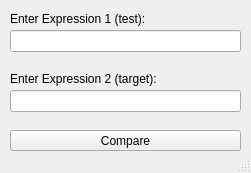
<?xml version="1.0" encoding="UTF-8"?>
<ui version="4.0">
 <class>MainWindow</class>
 <widget class="QMainWindow" name="MainWindow">
  <property name="geometry">
   <rect>
    <x>0</x>
    <y>0</y>
    <width>251</width>
    <height>173</height>
   </rect>
  </property>
  <property name="windowTitle">
   <string>Equality Checker</string>
  </property>
  <widget class="QWidget" name="centralwidget">
   <widget class="QLineEdit" name="le_target">
    <property name="geometry">
     <rect>
      <x>10</x>
      <y>30</y>
      <width>231</width>
      <height>22</height>
     </rect>
    </property>
   </widget>
   <widget class="QLabel" name="lb_target">
    <property name="geometry">
     <rect>
      <x>10</x>
      <y>10</y>
      <width>161</width>
      <height>17</height>
     </rect>
    </property>
    <property name="text">
     <string>Enter Expression 1 (test):</string>
    </property>
   </widget>
   <widget class="QLabel" name="lb_test">
    <property name="geometry">
     <rect>
      <x>10</x>
      <y>70</y>
      <width>161</width>
      <height>17</height>
     </rect>
    </property>
    <property name="text">
     <string>Enter Expression 2 (target):</string>
    </property>
   </widget>
   <widget class="QLineEdit" name="le_test">
    <property name="geometry">
     <rect>
      <x>10</x>
      <y>90</y>
      <width>231</width>
      <height>22</height>
     </rect>
    </property>
   </widget>
   <widget class="QPushButton" name="btn_check">
    <property name="geometry">
     <rect>
      <x>10</x>
      <y>130</y>
      <width>231</width>
      <height>21</height>
     </rect>
    </property>
    <property name="text">
     <string>Compare</string>
    </property>
   </widget>
  </widget>
  <widget class="QStatusBar" name="statusbar"/>
 </widget>
 <resources/>
 <connections/>
</ui>
